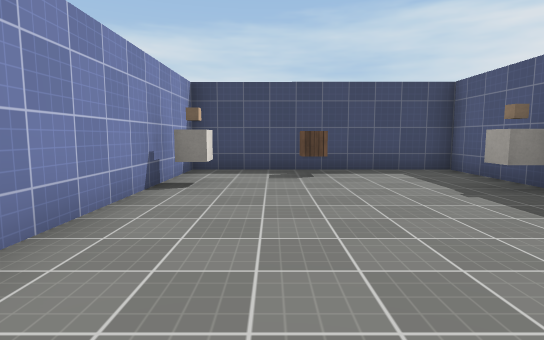
view 1 (above)

16 first-person views from a walk through a 3-D level made in the Unity game engine. The camera is 1.3 m above the floor, tilts 6° down and sees 80° across. The floor is counted in squares, 1.67 m on a side. Each view is taken from the middle of a square. On the plan, view 1 faces up. The plan holds only what a view shows up to about 11 squares ahead; the rest is blank. The place goes on beyond the plan. The player character is not drawn. Surface patterns are stand-ins for the level's own textures.

view 2
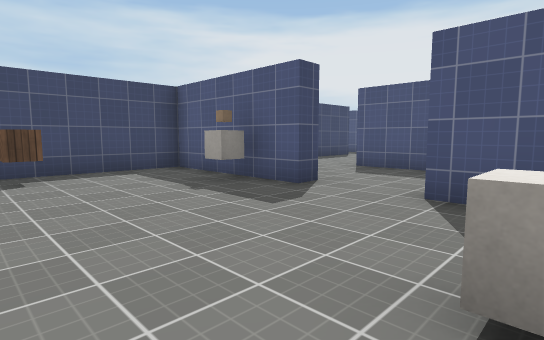

view 3
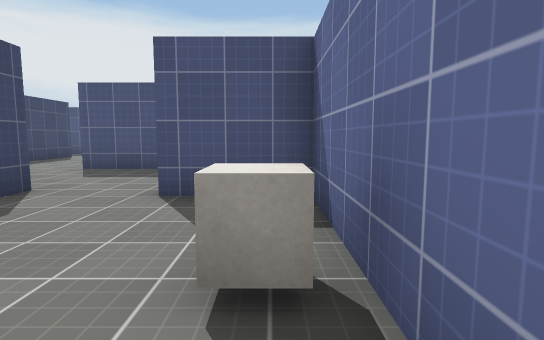

view 4
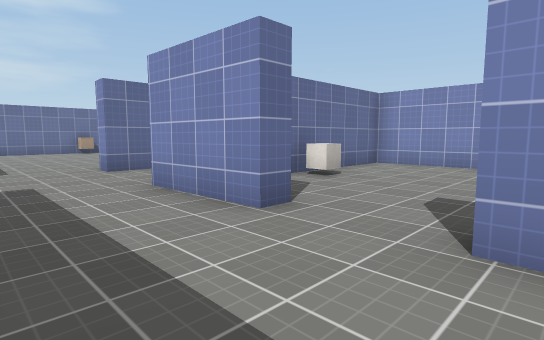

view 5
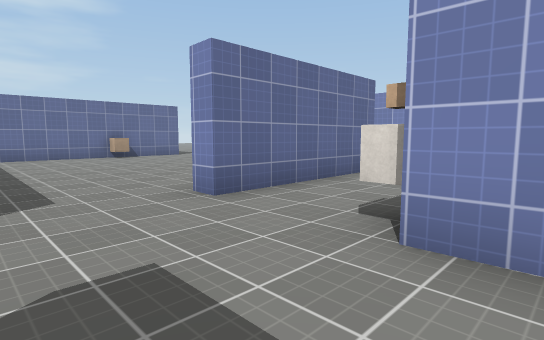

view 6
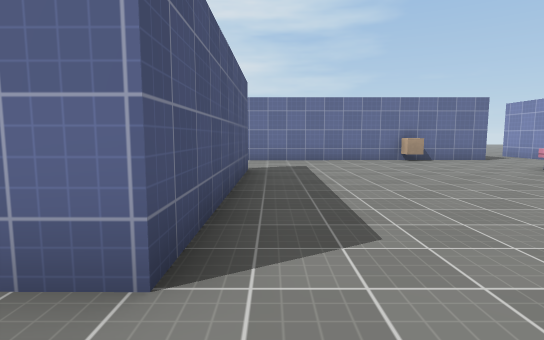

view 7
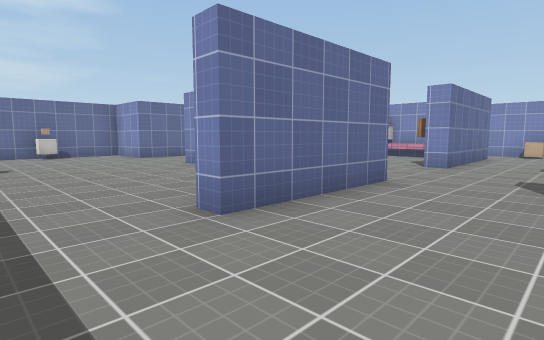

view 8
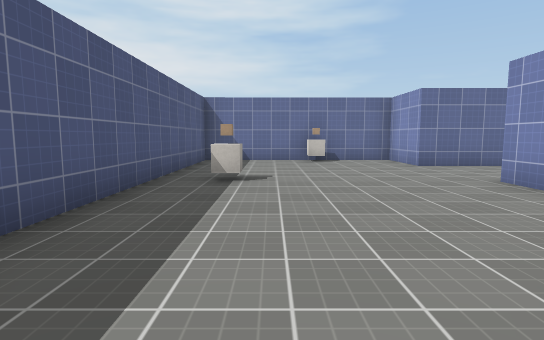

view 9
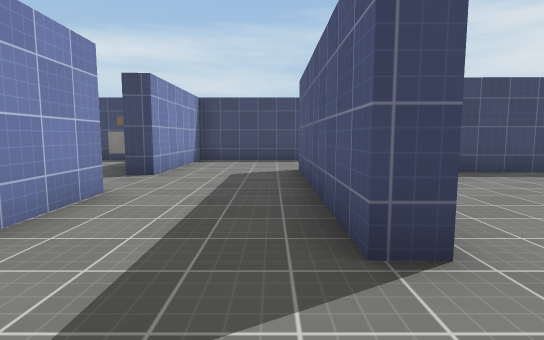

view 10
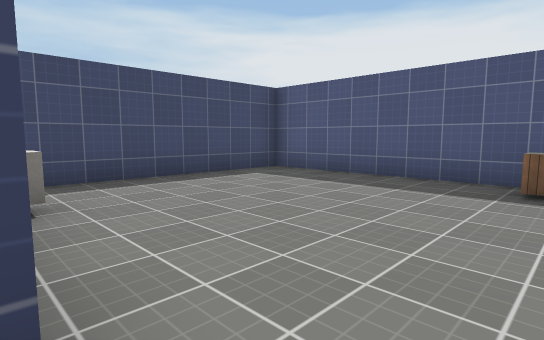

view 11
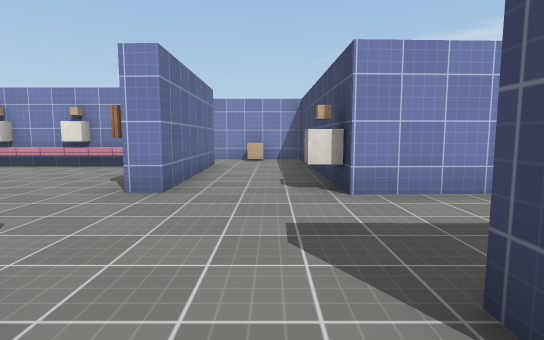

view 12
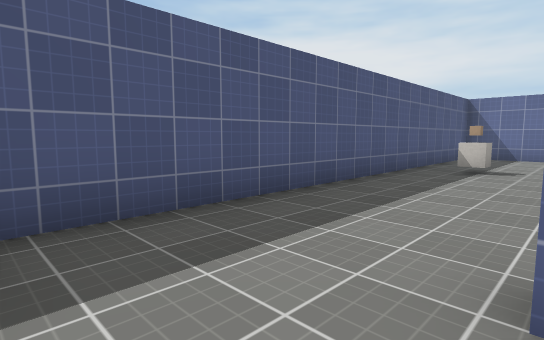

view 13
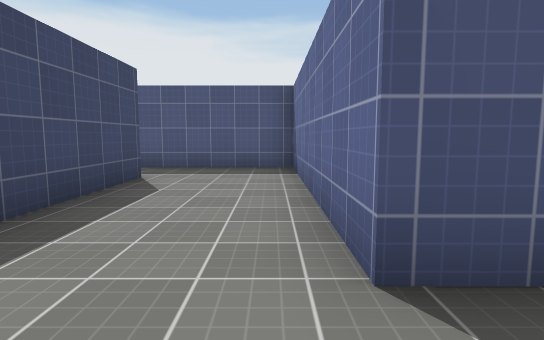

view 14
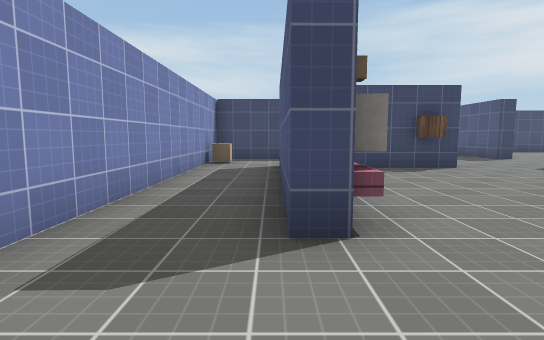

view 15
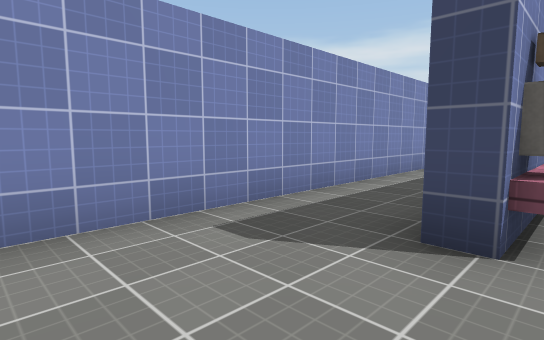

view 16
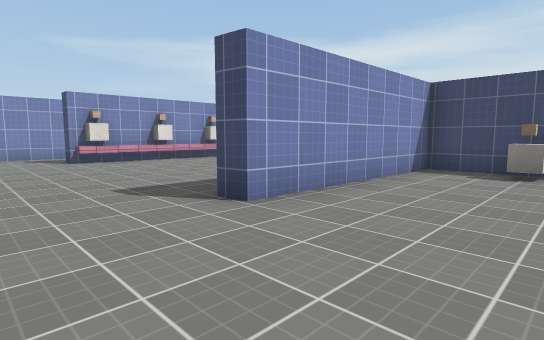

### Floor plan
Ten units are one square. View 1 is at (0, 0); x grows to the right and y downward. Boxes are objects, and circles mark ways between rooms. Rooms are numbered by the first view taken in them; rooms with no view inside come last. Other rooms are left out.
<svg viewBox="-24 -90 171 241">
<path fill="none" stroke="#000" d="M41 44 35 44M37 10 -19 10 -19 131M42 5 42 -15 47 -15 47 6M82 10 76 10 76 -45 141 -45 141 -74M6 58 6 87M1 35 46 35 46 40 20 40M103 40 82 40 81 95 76 96 76 36 86 36M111 36 111 41M1 85 2 80M45 -44 46 -35 42 -35 42 -75 -19 -75 -19 5 35 5M0 125 80 124 80 146 142 145 141 36M121 -75 44 -75 45 -54M9 56 9 66M9 74 9 86M86 36 111 36M141 36 141 -39 88 -40"/>
<rect x="-15" y="25" width="10" height="10" fill="#bbb"><title>cube</title></rect>
<rect x="-15" y="-55" width="10" height="10" fill="#bbb"><title>cube</title></rect>
<rect x="5" y="85" width="10" height="10" fill="#bbb"><title>cube</title></rect>
<rect x="5" y="65" width="10" height="10" fill="#bbb"><title>cube</title></rect>
<rect x="5" y="-5" width="10" height="10" fill="#bbb"><title>cube</title></rect>
<rect x="15" y="115" width="10" height="10" fill="#bbb"><title>cube</title></rect>
<rect x="35" y="5" width="10" height="10" fill="#bbb"><title>cube</title></rect>
<rect x="75" y="-25" width="10" height="10" fill="#bbb"><title>cube</title></rect>
<rect x="95" y="45" width="10" height="10" fill="#bbb"><title>cube</title></rect>
<rect x="105" y="135" width="10" height="10" fill="#bbb"><title>other object</title></rect>
<rect x="125" y="95" width="10" height="10" fill="#bbb"><title>cube</title></rect>
<circle cx="125" cy="40" r="3" fill="#2a7"/>
<circle cx="80" cy="25" r="3" fill="#2a7"/>
<text x="50" y="40">1</text>
<text x="110" y="0">2</text>
</svg>
Room 1 opens to room 2.

Where each view was taken, in squares from view 1:
view 1: 0 up, 0 right, facing up
view 2: 0 up, 0 right, facing up-right
view 3: 0 up, 0 right, facing right
view 4: 4 up, 7 right, facing down-left
view 5: 0 up, 7 right, facing down-left
view 6: 2 down, 7 right, facing down
view 7: 1 down, 13 right, facing down-left
view 8: 4 down, 12 right, facing down
view 9: 3 down, 7 right, facing up
view 10: 2 down, 8 right, facing up-right
view 11: 2 down, 9 right, facing left
view 12: 2 down, 11 right, facing down-right
view 13: 5 up, 6 right, facing right
view 14: 12 down, 0 right, facing up
view 15: 12 down, 1 right, facing up-left
view 16: 12 down, 11 right, facing up-left
